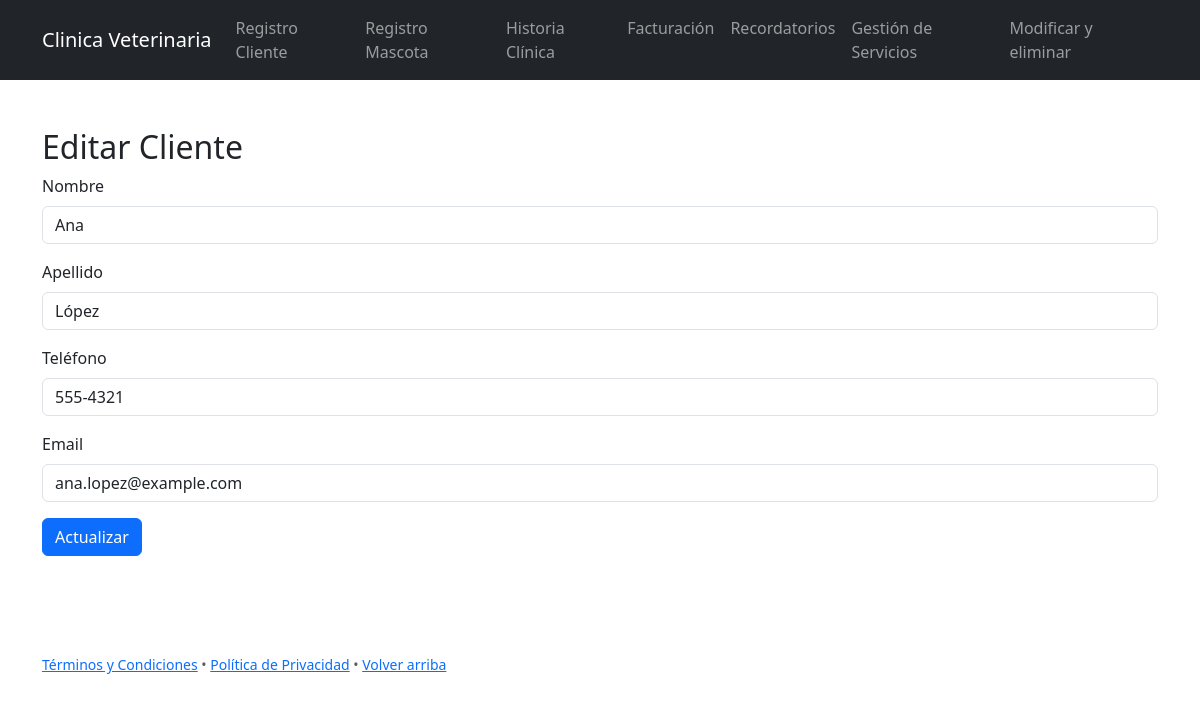
/Backend/editar_cliente.php?id=4, run on the app's committed database.
### tables this page shows
CREATE TABLE `clientes` (
  `idCliente` int(11) NOT NULL,
  `nombre` varchar(100) NOT NULL,
  `apellido` varchar(100) NOT NULL,
  `telefono` varchar(20) DEFAULT NULL,
  `email` varchar(100) DEFAULT NULL
);

### Clases/Cliente.php (called while the page is built, shortened)
<?php
class Cliente {
    private $pdo;
    public $id;
    public function __construct($pdo) {
        $this->pdo = $pdo;
    }
    public function obtenerPorId() {
        $query = "SELECT * FROM Clientes WHERE idCliente = ?";
        $stmt = $this->pdo->prepare($query);
        $stmt->execute([$this->id]);
        return $stmt->fetch(PDO::FETCH_ASSOC);
    }
}
?>

### Backend/editar_cliente.php (the view, shortened to what this page needs)
<?php
require_once 'conexion.php';
require_once '../Clases/Cliente.php';
$cliente = new Cliente($pdo);
if ($_SERVER['REQUEST_METHOD'] == 'GET' && isset($_GET['id']) && is_numeric($_GET['id'])) {
    $cliente->id = $_GET['id'];
    $datosCliente = $cliente->obtenerPorId();
}
if (isset($datosCliente)) :
?>
<?php include("../includes/header.php") ?>
<body>
    <div class="container mt-5">
        <h2>Editar Cliente</h2>
        <form action="<?php echo htmlspecialchars($_SERVER['PHP_SELF']); ?>?id=<?php echo $cliente->id; ?>" method="POST">
            <div class="mb-3">
                <label for="nombre" class="form-label">Nombre</label>
                <input type="text" class="form-control" id="nombre" name="nombre" required value="<?php echo htmlspecialchars($datosCliente['nombre']); ?>">
            </div>
            <div class="mb-3">
                <label for="apellido" class="form-label">Apellido</label>
                <input type="text" class="form-control" id="apellido" name="apellido" required value="<?php echo htmlspecialchars($datosCliente['apellido']); ?>">
            </div>
            <div class="mb-3">
                <label for="telefono" class="form-label">Teléfono</label>
                <input type="tel" class="form-control" id="telefono" name="telefono" required value="<?php echo htmlspecialchars($datosCliente['telefono']); ?>">
            </div>
            <div class="mb-3">
                <label for="email" class="form-label">Email</label>
                <input type="email" class="form-control" id="email" name="email" required value="<?php echo htmlspecialchars($datosCliente['email']); ?>">
            </div>
            <button type="submit" class="btn btn-primary">Actualizar</button>
        </form>
    </div>
<?php include("../includes/footer.php") ?>
<?php endif; ?>

### data on the page
clientes: nombre "Ana", apellido "López", telefono "555-4321", email "ana.lopez@example.com"
